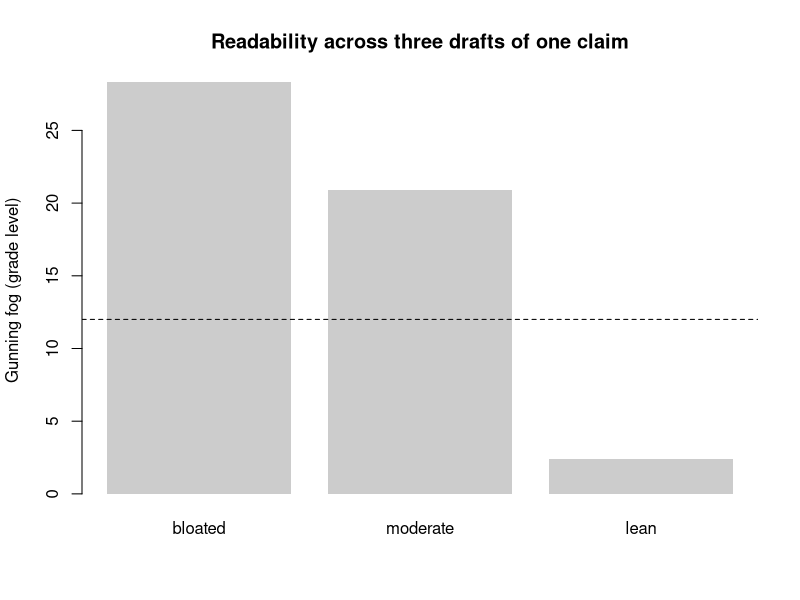

The R script that drew this image:
## ---- chunk 1
#| label: tbl-sw-sections
#| tbl-cap: "Canonical sections of an empirical marketing paper, with purpose, indicative length, and default verb tense. Lengths are rules of thumb for a full-length top-4 submission, not hard limits."
#| echo: false
#| message: false
#| warning: false
library(knitr)
sw_sections <- data.frame(
  Section = c("Title", "Abstract", "Introduction", "Literature / Theory",
              "Methods", "Results", "Discussion", "Conclusion"),
  `Words` = c("8–15", "200–250", "800–1200", "1500–3000",
              "1000–2500", "1000–2500", "1500–2500", "400–800"),
  Purpose = c("Name the contribution",
              "Self-contained summary: objective, method, finding, implication",
              "Why the paper exists; the gap and the contribution",
              "Position vs. prior work; derive hypotheses or model",
              "What was done, reproducibly",
              "What was found, with the data doing the talking",
              "What it means, limits, boundary conditions",
              "Restate contribution; implications and future work"),
  `Default tense` = c("—", "Past + present", "Present + present perfect",
                      "Present + present perfect", "Past", "Past + present",
                      "Present + past", "Present"),
  check.names = FALSE
)
kable(sw_sections)
## ---- chunk 2
#| label: fig-sw-fog
#| fig-cap: "Gunning fog scores for three versions of the same sentence—a bloated original, a moderate edit, and a lean rewrite—showing how shortening sentences and replacing complex words lowers the estimated reading grade. The dashed line marks a fog score of 12 (high-school senior)."
#| echo: true
#| message: false
#| warning: false
set.seed(41)

# A deliberately rough syllable counter: count vowel groups per word.
# Heuristic, not linguistic ground truth -- adequate for a relative diagnostic.
count_syllables <- function(word) {
  word <- tolower(gsub("[^a-z]", "", word))
  if (nchar(word) == 0) return(0L)
  groups <- gregexpr("[aeiouy]+", word)[[1]]
  n <- if (groups[1] == -1L) 1L else length(groups)
  if (grepl("e$", word) && n > 1L) n <- n - 1L   # silent terminal 'e'
  max(n, 1L)
}

gunning_fog <- function(text) {
  sentences <- unlist(strsplit(text, "(?<=[.!?])\\s+", perl = TRUE))
  sentences <- sentences[nzchar(trimws(sentences))]
  words <- unlist(strsplit(text, "\\s+"))
  words <- words[nzchar(words)]
  W <- length(words); S <- max(length(sentences), 1L)
  syl <- vapply(words, count_syllables, integer(1))
  C <- sum(syl >= 3L)                              # "complex" words
  0.4 * (W / S + 100 * C / W)
}

versions <- c(
  bloated  = paste("The utilization of an excessively elaborate and",
                   "circumlocutory prose style, characterized by the",
                   "accumulation of subordinate clauses, demonstrably",
                   "attenuates comprehensibility for the readership."),
  moderate = paste("Using an elaborate, indirect prose style with many",
                   "subordinate clauses reduces how well readers understand",
                   "the argument."),
  lean     = "Dense prose is hard to read."
)

fog <- vapply(versions, gunning_fog, numeric(1))
print(round(fog, 1))

barplot(fog, col = "grey80", border = NA, ylab = "Gunning fog (grade level)",
        main = "Readability across three drafts of one claim",
        names.arg = names(versions))
abline(h = 12, lty = 2)
